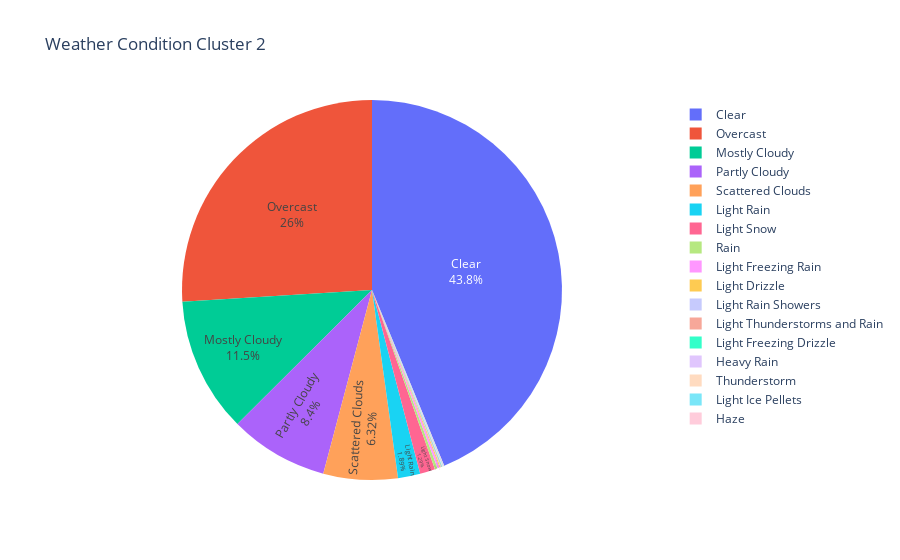

Write notebook code for a chart like this one.
### Code cell
cluster2_df['Counter'] = 1
fig = px.pie(data_frame=cluster2_df, values = 'Counter', names = 'Weather_Condition', title = 'Weather Condition Cluster 2')
fig.update_traces(textposition='inside', textinfo='percent+label')
fig.show()

### Figure 1 — Plotly figure (JSON) as saved in the notebook; plotly's stock layout.template omitted (floating-point values rounded to 4 significant figures; data arrays with more than 128 entries replaced by an {"elided": "..."} marker saying what was removed)
{"data": [{"domain": {"x": [0, 1], "y": [0, 1]}, "hoverlabel": {"namelength": 0}, "hovertemplate": "Weather_Condition=%{label}<br>Counter=%{value}", "labels": {"elided": "2167 str values"}, "legendgroup": "", "name": "", "showlegend": true, "textinfo": "percent+label", "textposition": "inside", "type": "pie", "values": {"elided": "2167 int values"}}], "layout": {"legend": {"tracegroupgap": 0}, "title": {"text": "Weather Condition Cluster 2"}}}
